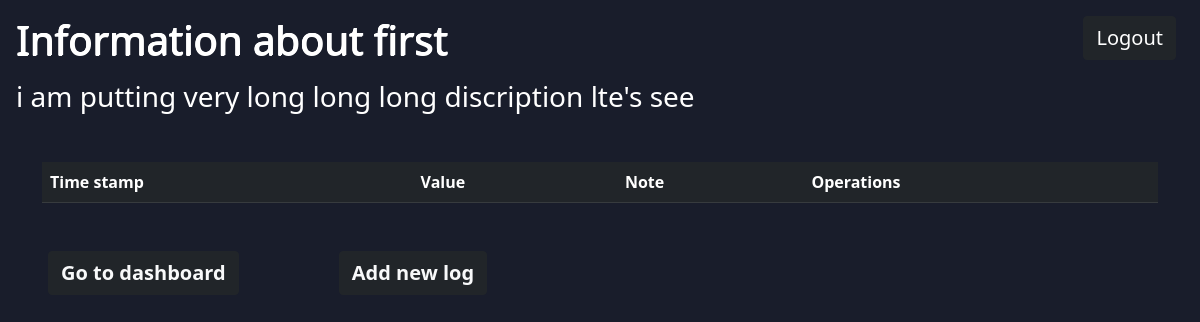
The app's page /view_log/2 with its own data.
### model.py (models this page shows)
class Tracker_info(db.Model):
    tracker_id = db.Column(db.Integer, primary_key=True)
    name = db.Column(db.String, unique=True, nullable=False)
    timestamp = db.Column(db.DateTime, nullable=False, default=datetime.now())
    description = db.Column(db.String, nullable=False)
    tracker_type = db.Column(db.String, nullable=False)
    user_id = db.Column(db.Integer, db.ForeignKey(
        'user.user_id'), nullable=False)
    options = db.Column(db.String, nullable=True, default=None)
    numerical_log = db.relationship(
        'Numerical_log', backref='tracker_info', lazy=True)
    mcq_log = db.relationship(
        'Mcq_log', backref='tracker_info', lazy=True)

### app.py (the view)
@app.route("/view_log/<int:tid>")
def view_log(tid):
    tracker = Tracker_info.query.filter(Tracker_info.tracker_id == tid).one()
    tracker.timestamp = datetime.now()
    db.session.add(tracker)
    db.session.commit()
    if tracker.tracker_type == "Numerical":
        return render_template("view_log.html", tracker=tracker, logs=tracker.numerical_log)
    else:
        return render_template("view_log.html", tracker=tracker, logs=tracker.mcq_log)

### templates/view_log.html (shortened to what this page needs)
<!DOCTYPE html>
<html lang="en">
  <head>
    <link
      href="https://cdn.jsdelivr.net/npm/bootstrap@5.1.3/dist/css/bootstrap.min.css"
      rel="stylesheet"
    />
    <link rel="stylesheet" type="text/css" href="{{ url_for('static', filename='style.css') }}" />
  </head>
  <body class="bg-dash">
    <a class="btn btn-dark btn-block mx-1" style="font-size: 20px; position: absolute; right: 20px" href="/"
      >Logout </a>
    <h1 class="mx-3 my-3">Information about {{tracker["name"]}}</h1>
    <h3 class="mx-3" style="color: white">{{tracker["description"]}}</h3>
    <div class="container my-5">
      <table class="table table-dark table-hover">
        <thead>
          <tr>
            <th>Time stamp</th>
            <th>Value</th>
            <th>Note</th>
            <th>Operations</th>
          </tr>
        </thead>
      </table>
    </div>
    <a class="mx-5 text-light btn btn-dark" style="font-size: 20px" href="/dashboard/{{tracker['user_id']}}"
      ><b> Go to dashboard</b>
    </a>
    <a class="mx-5 text-light btn btn-dark" style="font-size: 20px" href="/add_log/{{tracker['tracker_id']}}"
      ><b>Add new log</b></a
    >
  </body>
</html>

### static/style.css (style rules this page uses)
body { background: #191d2b; color: #ffffff; }
.bg-dash { background: #191d2b; }
h1 { text-shadow: 0 1px white, 1px 0 white, 0 0px white; }

### records on screen
Tracker_info: name "first", description "i am putting very long long long discription lte's see"
